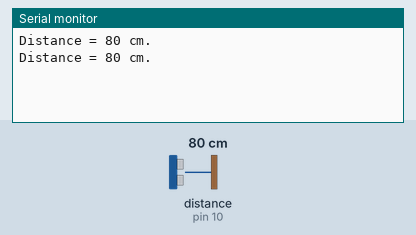
Recording of a sketch running on a simulated Arduino Uno, built with avr-gcc and run on an emulated ATmega328P. Shown: the last lines printed to the serial monitor. Wiring (inferred from the names in the program): ultrasonic range finder: trigger pin 11; echo pin 10. Inputs (shaded band) come from the test bench; at power-on: distance to the obstacle (sensor on pin 10) 80 cm. The echo pulse lasts 58.3 µs per cm.

Above: at 2.8 s.
2.9 s: distance to the obstacle (sensor on pin 10) set to 2 cm
At 4.4 s:
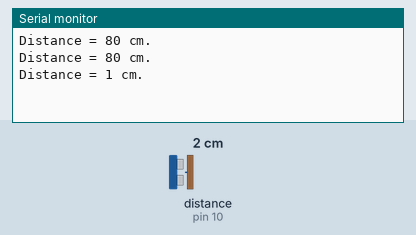
5.6 s: distance to the obstacle (sensor on pin 10) set to 4 cm
At 7.1 s:
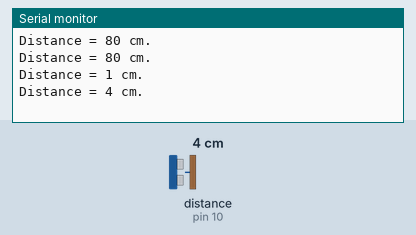
Timing chart, 0 to 8.6 s (numbered marks = the images above; inputs shaded):
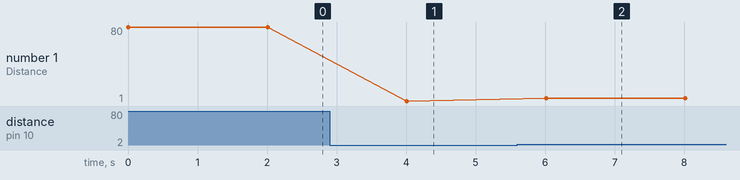

Measured:
- after the input at 2.9 s, the serial monitor: prints a new line after 1.1 s (image 1)
- after the input at 5.6 s, the serial monitor: prints a new line after 0.41 s (image 2)
- plotted number 1: 80 → 1 after the input at 2.9 s, 1 → 4 after the input at 5.6 s

The sketch:

einparkhilfe_workshop_step7.ino
```cpp
const int ECHO = 10;
const int TRIGGER = 11;

void setup() {
  pinMode (TRIGGER, OUTPUT);            // Pin on which we request a distance measurement from the ultrasound distance sensor
  pinMode (ECHO, INPUT);                // Pin on which we receive a distance measurement from the ultrasound distance sensor

  digitalWrite (TRIGGER, LOW);          // Trigger is low by default

  Serial.begin(115200);
}

void loop() {

  // Triggers a measurement by holding the trigger line high for 15 microseconds (minimum is 10)
  digitalWrite(TRIGGER, HIGH);
  delayMicroseconds(15);
  digitalWrite(TRIGGER, LOW);

  // Waits for a high pulse on the echo line (i.e. line going from low to high then back to low)
  // and measure its duration in microseconds
  int lengthOfThePulseInMicroseconds = pulseIn(ECHO, HIGH);

  // According to the datasheet, dividing the length of the pulse in microseconds
  // by 58 gives us the distance measured in centimeters.
  // Since the result of the division operation below is stored in a variable
  // of type 'int', we only keep the integer part of the number (we discard anything after the decimal point)

  int distance = lengthOfThePulseInMicroseconds / 58;

  Serial.print("Distance = ");
  Serial.print(distance);
  Serial.println(" cm.");

  delay(2000);

  return;
}
```
